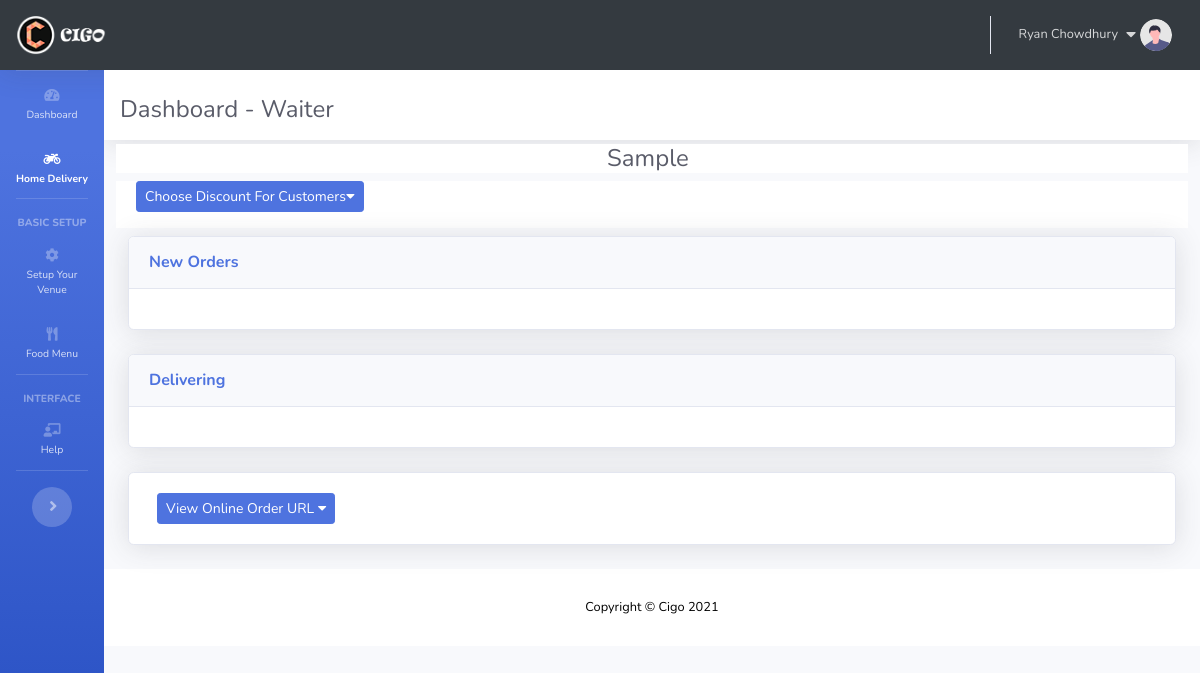
/deliverydashboard/ (signed in), run on an earlier commit of the app's database.
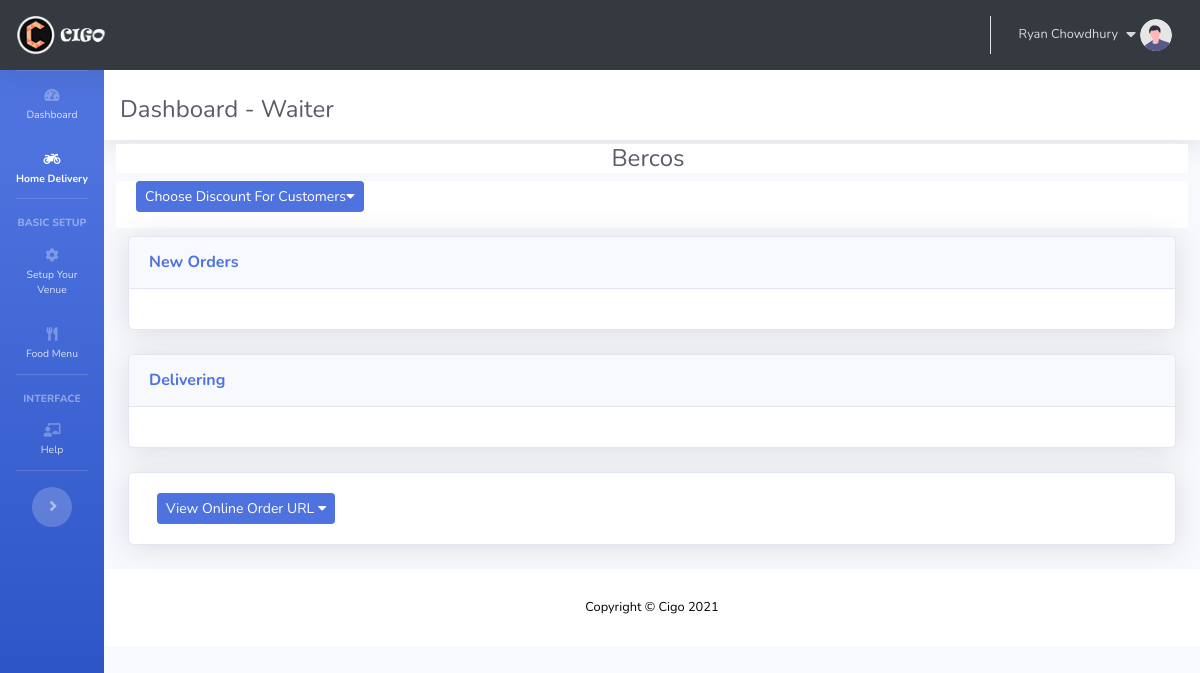
And on a later commit of the database.
### setup/models.py (models this page shows, shortened)
class Venue(models.Model):
	venueid = models.AutoField(primary_key=True)
	venuename = models.CharField(max_length=50)
	owner = models.ForeignKey(User, on_delete=models.CASCADE)
	notables = models.IntegerField(default=0)
	paymentphone = models.CharField(max_length=50, default="0")

### deliverydashboard/views.py (the view, shortened to what this page needs)
# urls.py: path('deliverydashboard/', include('deliverydashboard.urls')),
@login_required(login_url="/home/")
def deliverydashboard(request):
	if request.user.groups.exists():
		group = request.user.groups.all()[0].name
		if group == 'Owner':
			venue= Venue.objects.filter(owner=request.user)
			try:
				discountmodel = Discount.objects.get(restaurant=venue[0])
				discount = discountmodel.discount
			except:
				discount = 30
			params = {
			'restaurantname':venue[0].venuename,
			'discount':discount,
			'venueid':venue[0].venueid
			}
			return render(request,'app/deliverydashboard/deliverydashboard.html',params)

### dashboard/templatetags/auth_extras.py (called while the page is built)
@register.filter(name='has_group')
def has_group(user, group_name):
    group = Group.objects.get(name=group_name)
    return True if group in user.groups.all() else False

### templates/app/deliverydashboard/deliverydashboard.html (shortened to what this page needs)
{% extends "app/appbase.html" %}
{% load qr_code %}
{% load static %}
{% block homedelactive %}active{% endblock homedelactive %}
{% block pageheading %}
<h4 class="text-gray-800 mt-3 ">Dashboard - Waiter</h4>
{% endblock pageheading %}
{% block body %}
<div class="container-fluid">
    <div class="row">
        <div class="col-xl-12 col-md-12 mb-2 bg-white ">
            <center>
                <h4 class=" mb-0 text-gray-800 mr-2">{{restaurantname}}</h4>
            </center>
        </div>
    </div>
    <div class="row">
        <div class="col-xl-12 col-lg-12 col-md-12 mb-2 bg-white ">
            <button class="btn btn-primary mx-2 mb-3 btn-sm" type="button" data-toggle="collapse" data-target="#discount">
                Choose Discount For Customers<i class="fas fa-caret-down"></i>
            </button>
        </div>
    </div>
    <div class="row">
        <div class="col-xl-12 col-lg-12 col-md-12">
            <div class="card shadow mb-4">
                <div class="card-header py-3 d-flex flex-row align-items-center justify-content-between">
                    <h6 class="m-0 font-weight-bold text-primary">New Orders</h6>
                </div>
                <div class="card-body">
                </div>
            </div>
        </div>
        <div class="col-xl-12 col-lg-12 col-md-12">
            <div class="card shadow mb-4">
                <a name="revenue">
                    <div class="card-header py-3 d-flex flex-row align-items-center justify-content-between">
                        <h6 class="m-0 font-weight-bold text-primary">Delivering</h6>
                    </div>
                </a>
                <div class="card-body">
                </div>
            </div>
        </div>
        <div class="col-xl-12 col-lg-12 col-md-12">
            <div class="card shadow mb-4">
                <div class="card-body">
                    <button class="btn btn-primary mx-2 btn-sm" type="button" data-toggle="collapse" data-target="#url">
                        View Online Order URL <i class="fas fa-caret-down"></i>
                    </button>
                </div>
            </div>
        </div>
    </div>
</div>
{% endblock body %}

What changed in the data, as far as the page shows it:
removed Venue: venuename "Sample"
added Venue: venuename "Bercos"
